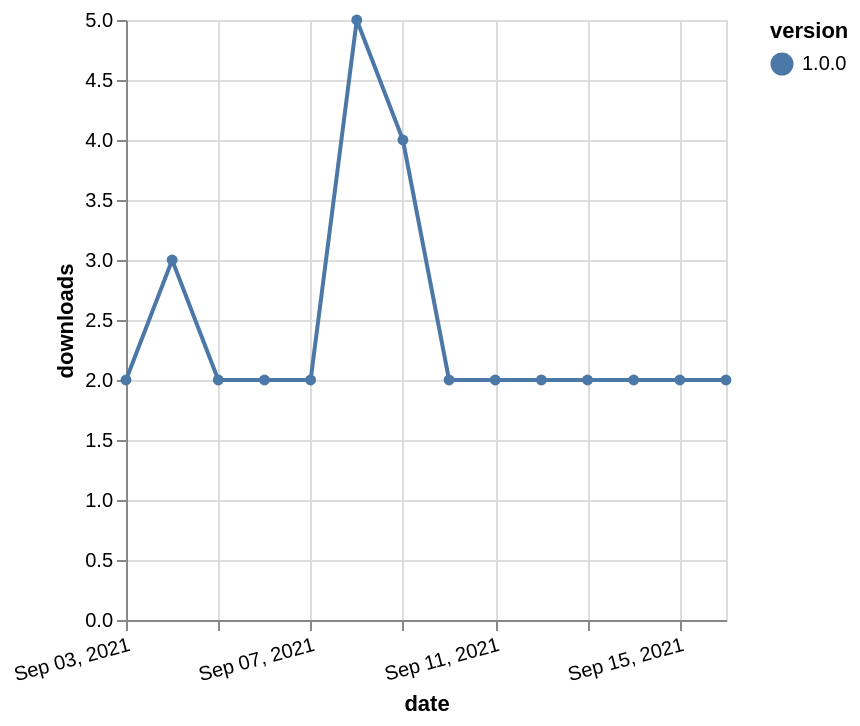

Specify this chart in Vega-Lite:
### Vega-Lite specification from a JSON file in a GitHub repository (floating-point values rounded to 4 significant figures)
{"$schema": "https://vega.github.io/schema/vega-lite/v5.json", "description": "A simple bar chart with embedded data.", "data": {"values": [{"date": "2021-09-03", "total": 3371, "delta": 2, "version": "1.0.0"}, {"date": "2021-09-04", "total": 3374, "delta": 3, "version": "1.0.0"}, {"date": "2021-09-05", "total": 3376, "delta": 2, "version": "1.0.0"}, {"date": "2021-09-06", "total": 3378, "delta": 2, "version": "1.0.0"}, {"date": "2021-09-07", "total": 3380, "delta": 2, "version": "1.0.0"}, {"date": "2021-09-08", "total": 3385, "delta": 5, "version": "1.0.0"}, {"date": "2021-09-09", "total": 3389, "delta": 4, "version": "1.0.0"}, {"date": "2021-09-10", "total": 3391, "delta": 2, "version": "1.0.0"}, {"date": "2021-09-11", "total": 3393, "delta": 2, "version": "1.0.0"}, {"date": "2021-09-12", "total": 3395, "delta": 2, "version": "1.0.0"}, {"date": "2021-09-13", "total": 3397, "delta": 2, "version": "1.0.0"}, {"date": "2021-09-14", "total": 3399, "delta": 2, "version": "1.0.0"}, {"date": "2021-09-15", "total": 3401, "delta": 2, "version": "1.0.0"}, {"date": "2021-09-16", "total": 3403, "delta": 2, "version": "1.0.0"}]}, "width": "container", "mark": {"type": "line", "point": {"filled": true}}, "encoding": {"x": {"field": "date", "type": "temporal", "timeUnit": "yearmonthdate", "title": "date", "axis": {"labelAngle": -15}}, "y": {"field": "delta", "type": "quantitative", "title": "downloads"}, "color": {"field": "version", "type": "nominal"}, "tooltip": {"field": "delta"}}}
